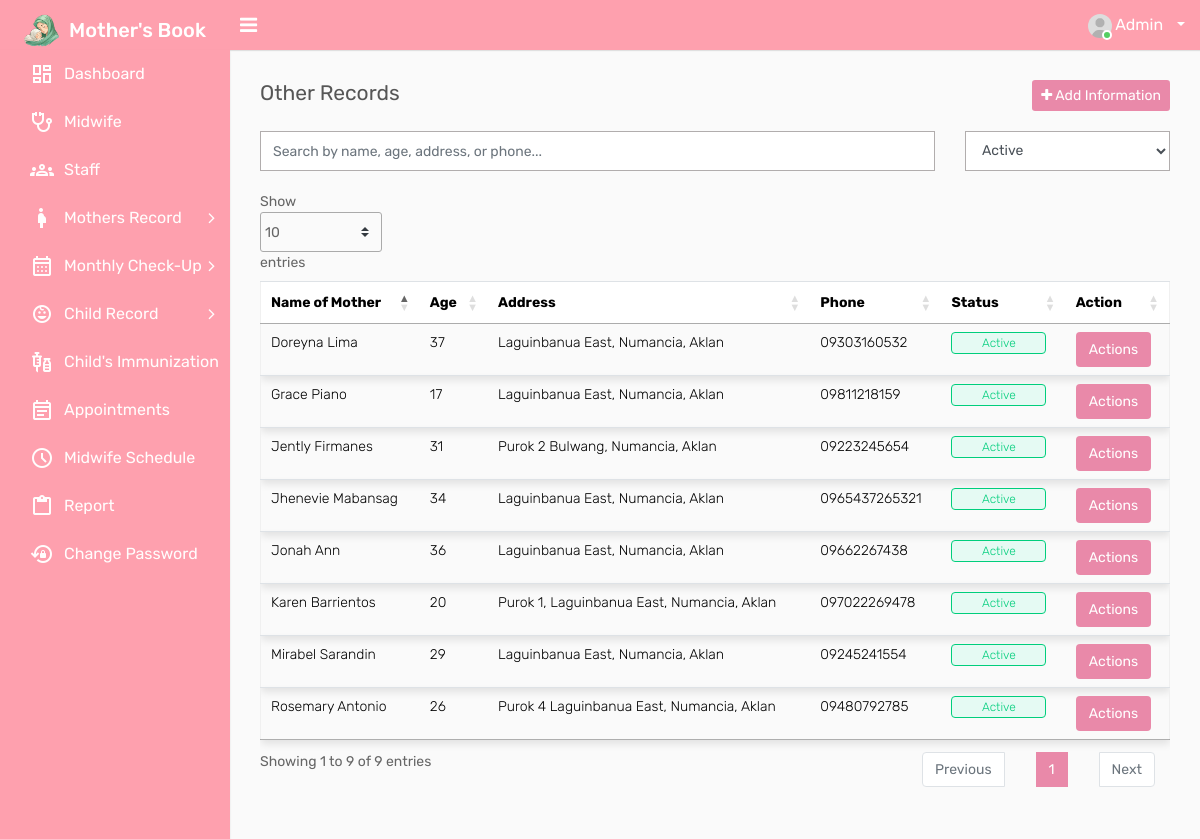
The page /login/system/other-patient.php (signed in) on the database its author committed.
### tables this page shows
CREATE TABLE `tbl_other` (
  `o_id` int(11) NOT NULL,
  `o_name` varchar(250) DEFAULT NULL,
  `o_m_number` varchar(20) DEFAULT NULL,
  `o_number` varchar(50) DEFAULT NULL,
  `aap` varchar(250) DEFAULT NULL,
  `aam` varchar(250) DEFAULT NULL,
  `paf` varchar(5) NOT NULL COMMENT '1=Oo,\r\n0=Hindi',
  `pm` varchar(5) NOT NULL COMMENT '1=Oo, 0=Hindi	',
  `nbp` varchar(200) DEFAULT NULL,
  `pay` varchar(15) NOT NULL COMMENT '1=Cash, 2=PhilHealth, 3=Insurance',
  `veh` varchar(30) DEFAULT NULL,
  `dname` varchar(250) DEFAULT NULL,
  `dnum` varchar(20) DEFAULT NULL,
  `bhwname` varchar(250) DEFAULT NULL,
  `bhwnum` varchar(20) DEFAULT NULL,
  `tname` varchar(250) DEFAULT NULL,
  `tnum` varchar(20) DEFAULT NULL,
  `ename` varchar(250) DEFAULT NULL,
  `enum` varchar(20) DEFAULT NULL,
  `edd` varchar(250) DEFAULT NULL,
  `emername1` varchar(250) DEFAULT NULL,
  `emernum1` varchar(20) DEFAULT NULL,
  `emeradd1` varchar(250) DEFAULT NULL,
  `emername2` varchar(250) DEFAULT NULL,
  `emernum2` varchar(20) DEFAULT NULL,
  `emeradd2` varchar(250) DEFAULT NULL,
  `emername3` varchar(250) DEFAULT NULL,
  `emernum3` varchar(20) DEFAULT NULL,
  `emeradd3` varchar(250) DEFAULT NULL
);

CREATE TABLE `tbl_patients` (
  `id` int(11) NOT NULL,
  `m_first_name` varchar(250) DEFAULT NULL,
  `m_middle_name` varchar(250) DEFAULT NULL,
  `m_last_name` varchar(250) DEFAULT NULL,
  `m_phone` varchar(20) DEFAULT NULL,
  `m_landline` varchar(30) DEFAULT NULL,
  `m_dob` varchar(250) DEFAULT NULL,
  `m_type_blood` varchar(20) DEFAULT NULL,
  `m_occupation` varchar(250) DEFAULT NULL,
  `m_number` varchar(250) DEFAULT NULL,
  `dofcu` varchar(250) DEFAULT NULL,
  `m_age` varchar(10) DEFAULT NULL,
  `m_weight` varchar(20) NOT NULL,
  `m_height` varchar(20) DEFAULT NULL,
  `m_bmi` varchar(20) DEFAULT NULL,
  `m_dolp` varchar(250) DEFAULT NULL,
  `m_edod` varchar(250) DEFAULT NULL,
  `f_first_name` varchar(250) DEFAULT NULL,
  `f_middle_name` varchar(250) DEFAULT NULL,
  `f_last_name` varchar(250) DEFAULT NULL,
  `f_phone` varchar(20) DEFAULT NULL,
  `f_landline` varchar(30) DEFAULT NULL,
  `f_dob` varchar(250) DEFAULT NULL,
  `f_type_blood` varchar(20) DEFAULT NULL,
  `f_occupation` varchar(250) DEFAULT NULL,
  `children1` varchar(250) DEFAULT NULL,
  `children2` varchar(250) DEFAULT NULL,
  `children3` varchar(250) DEFAULT NULL,
  `dob1` varchar(250) DEFAULT NULL,
  `dob2` varchar(250) DEFAULT NULL,
  `dob3` varchar(250) DEFAULT NULL,
  `addr` varchar(250) DEFAULT NULL,
  `g_name` varchar(250) DEFAULT NULL,
  `g_rel` varchar(250) DEFAULT NULL,
  `g_phone` varchar(20) DEFAULT NULL,
  `g_dob` varchar(250) DEFAULT NULL,
  `patient_type` varchar(200) DEFAULT NULL,
  `stat` int(250) NOT NULL COMMENT '1=Active, 0=Inactive',
  `created_at` timestamp NOT NULL DEFAULT current_timestamp() ON UPDATE current_timestamp(),
  `m_pic` varchar(255) NOT NULL
);

### login/system/other-patient.php (the view, shortened to what this page needs)
<?php
include('header.php');
include('includes/connection.php');
?>
<div class="page-wrapper">
    <div class="content">
        <div class="row">
            <div class="col-sm-4">
                <h4 class="page-title">Other Records</h4>
            </div>
            <?php if ($_SESSION['role'] == 1 || $_SESSION['role'] == 3): ?>
                <div class="col-sm-8 col-9 text-right m-b-20">
                    <a href="add-other-patient.php" class="btn btn-primary btn-sm float-right">
                        <i class="fa fa-plus"></i> Add Information
                    </a>
                </div>
            <?php endif; ?>
        </div>
        <div class="row m-b-20">
            <div class="col-sm-9">
                <input type="text" id="searchBar" class="form-control" placeholder="Search by name, age, address, or phone...">
            </div>
            <div class="col-sm-3">
                <select id="statusFilter" class="form-control">
                    <option value="Active">Active</option>
                </select>
            </div>
        </div>
        <div class="table-responsive">
            <table id="patientTable" class="datatable table table-stripped">
                <thead>
                    <tr>
                        <th>Name of Mother</th>
                        <th>Age</th>
                        <th>Address</th>
                        <th>Phone</th>
                        <th>Status</th>
                        <th>Action</th>
                    </tr>
                </thead>
                <tbody>
                    <?php
                    $fetch_query = mysqli_query($connection, "
                        SELECT
                            o.o_id,
                            p.m_first_name,
                            p.m_last_name,
                            p.m_age,
                            p.addr,
                            p.m_phone,
                            p.patient_type
                        FROM tbl_other o
                        JOIN tbl_patients p ON o.o_name = p.m_number
                    ");
                    while ($row = mysqli_fetch_assoc($fetch_query)):
                        $full_name = htmlspecialchars($row['m_first_name'] . ' ' . $row['m_last_name']);
                    ?>
                        <tr class="patient-row" data-status="<?php echo $row['patient_type']; ?>">
                            <td><?php echo $full_name; ?></td>
                            <td><?php echo htmlspecialchars($row['m_age']); ?></td>
                            <td><?php echo htmlspecialchars($row['addr']); ?></td>
                            <td><?php echo htmlspecialchars($row['m_phone']); ?></td>
                            <td>
                                <span class="custom-badge <?php echo $row['patient_type'] == 'Active' ? 'status-green' : 'status-red'; ?>">
                                    <?php echo $row['patient_type']; ?>
                                </span>
                            </td>
                            <td>
                                <div class="dropdown dropdown-action">
                                    <button class="btn btn-primary dropdown-toggle" type="button" id="dropdownMenuButton" data-toggle="dropdown" aria-haspopup="true" aria-expanded="false">
                                        Actions
                                    </button>
                                </div>
                            </td>
                        </tr>
                    <?php endwhile; ?>
                </tbody>
            </table>
        </div>
    </div>
</div>
<?php include('footer.php'); ?>

### rows shown on the page
tbl_other: tbl_patients.m_first_name+m_last_name "Karen Barrientos", tbl_patients.m_age "20", tbl_patients.addr "Purok 1, Laguinbanua East, Numancia, Aklan", tbl_patients.m_phone "097022269478", tbl_patients.patient_type "Active"
tbl_other: tbl_patients.m_first_name+m_last_name "Mirabel Sarandin", tbl_patients.m_age "29", tbl_patients.addr "Laguinbanua East, Numancia, Aklan", tbl_patients.m_phone "09245241554", tbl_patients.patient_type "Active"
tbl_other: tbl_patients.m_first_name+m_last_name "Grace Piano", tbl_patients.m_age "17", tbl_patients.addr "Laguinbanua East, Numancia, Aklan", tbl_patients.m_phone "09811218159", tbl_patients.patient_type "Active"
tbl_other: tbl_patients.m_first_name+m_last_name "Doreyna Lima", tbl_patients.m_age "37", tbl_patients.addr "Laguinbanua East, Numancia, Aklan", tbl_patients.m_phone "09303160532", tbl_patients.patient_type "Active"
tbl_other: tbl_patients.m_first_name+m_last_name "Jently Firmanes", tbl_patients.m_age "31", tbl_patients.addr "Purok 2 Bulwang, Numancia, Aklan", tbl_patients.m_phone "09223245654", tbl_patients.patient_type "Active"
tbl_other: tbl_patients.m_first_name+m_last_name "Jhenevie Mabansag", tbl_patients.m_age "34", tbl_patients.addr "Laguinbanua East, Numancia, Aklan", tbl_patients.m_phone "0965437265321", tbl_patients.patient_type "Active"
tbl_other: tbl_patients.m_first_name+m_last_name "Jonah Ann", tbl_patients.m_age "36", tbl_patients.addr "Laguinbanua East, Numancia, Aklan", tbl_patients.m_phone "09662267438", tbl_patients.patient_type "Active"
tbl_other: tbl_patients.m_first_name+m_last_name "Rosemary Antonio", tbl_patients.m_age "26", tbl_patients.addr "Purok 4 Laguinbanua East, Numancia, Aklan", tbl_patients.m_phone "09480792785", tbl_patients.patient_type "Active"
